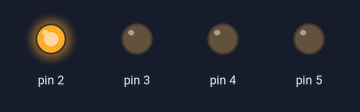
This sketch was run on a simulated Arduino Uno, built with avr-gcc and run on an emulated ATmega328P. Shown: output pins drawn as LEDs (lit = HIGH).

Above: at 0.15 s.
At 1.65 s:
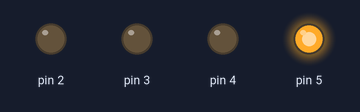
At 3.45 s:
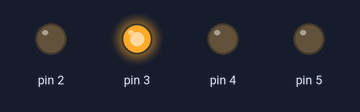
At 4.35 s:
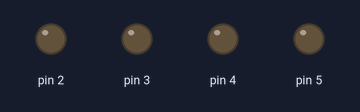
At 6.75 s:
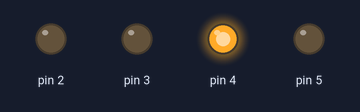
Timing chart, 0 to 7.0 s (numbered marks = the images above):
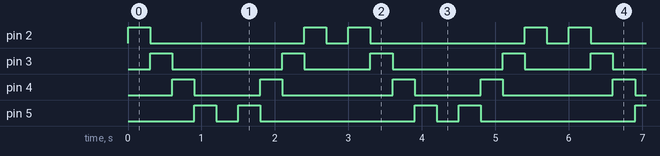

Measured:
- by itself, pin 2: repeats every 3.0 s: LOW 2.1 s, HIGH 0.30 s, LOW 0.30 s, HIGH 0.30 s
- by itself, pin 3: repeats every 3.0 s: LOW 1.5 s, HIGH 0.30 s, LOW 0.90 s, HIGH 0.30 s
- by itself, pin 4: repeats every 3.0 s: LOW 0.90 s, HIGH 0.30 s, LOW 1.5 s, HIGH 0.30 s
- by itself, pin 5: repeats every 3.0 s: LOW 0.30 s, HIGH 0.30 s, LOW 2.1 s, HIGH 0.30 s

The sketch:

Led_stream.ino
```cpp
void setup() {
  // put your setup code here, to run once:
  for(int i=2;i<6;i++){
    pinMode(i,OUTPUT);
  }

}

void loop() {
  // put your main code here, to run repeatedly:
  for(int i=2;i<6;i++){
    digitalWrite(i,HIGH);
    delay(300);
    digitalWrite(i,LOW);
  }
    for(int j=6;j>0;j--){
      digitalWrite(j,HIGH);
      delay(300);
      digitalWrite(j,LOW);
  }

}
```
